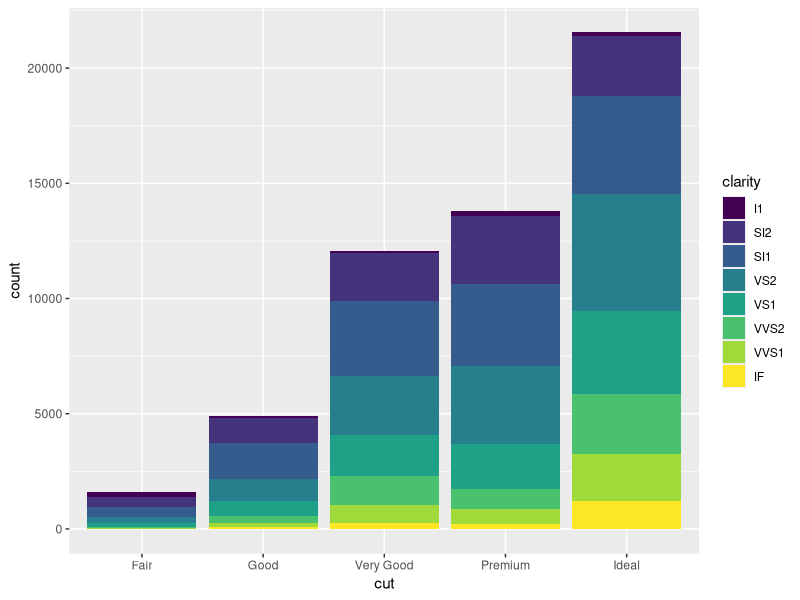
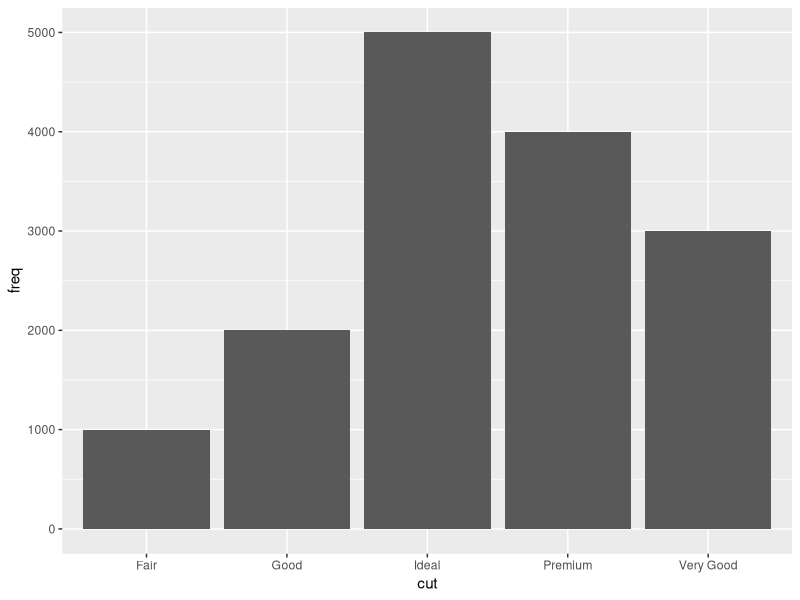
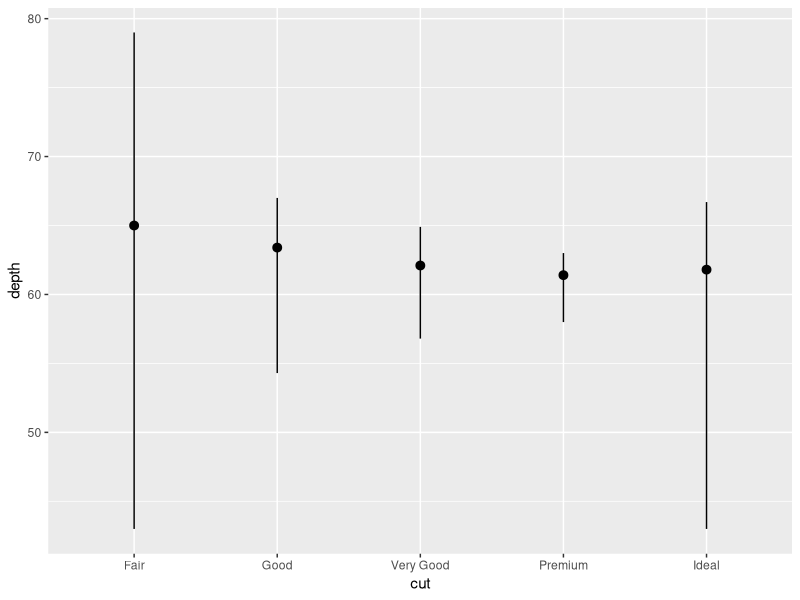
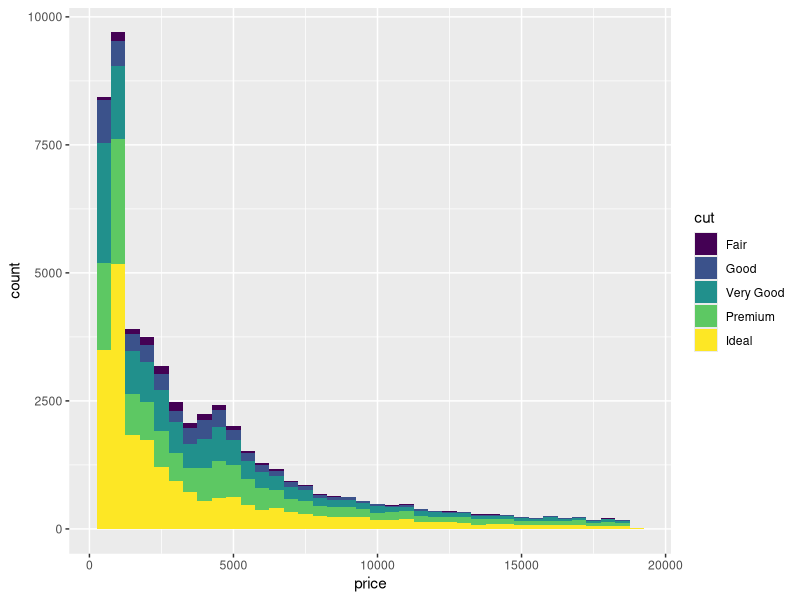
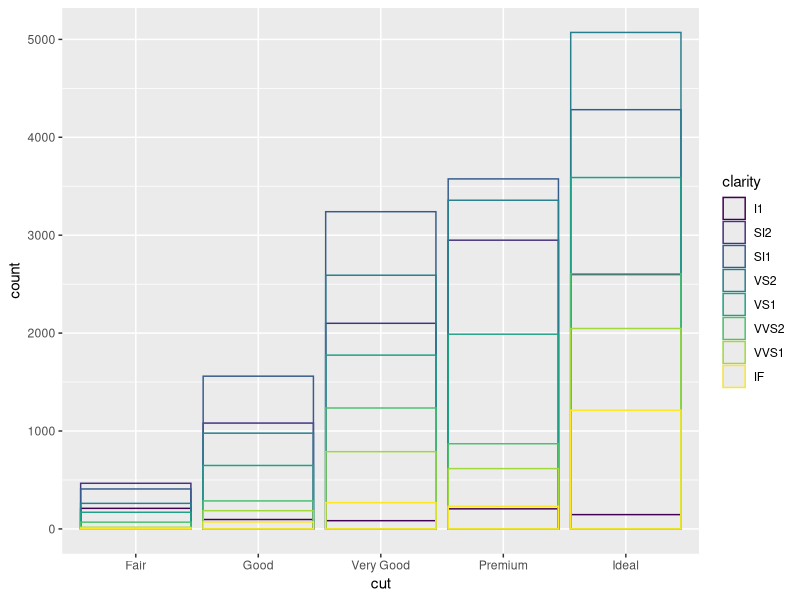
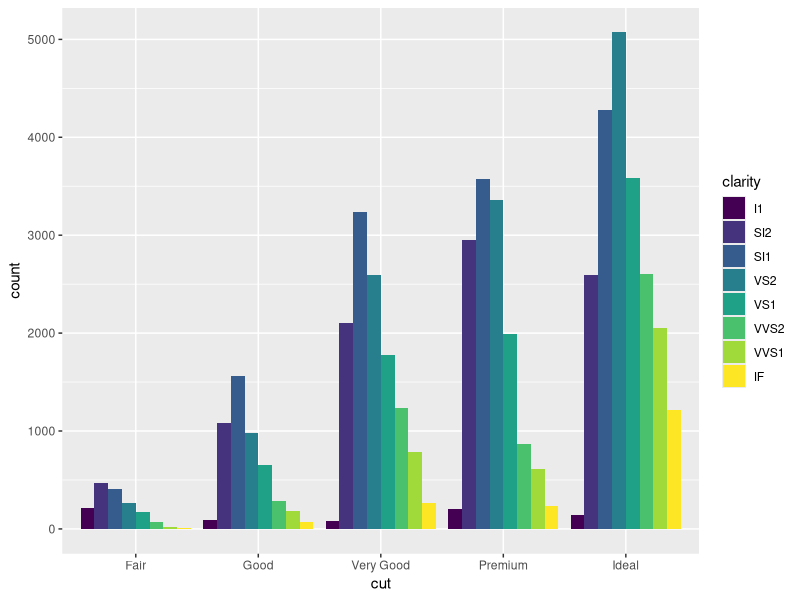
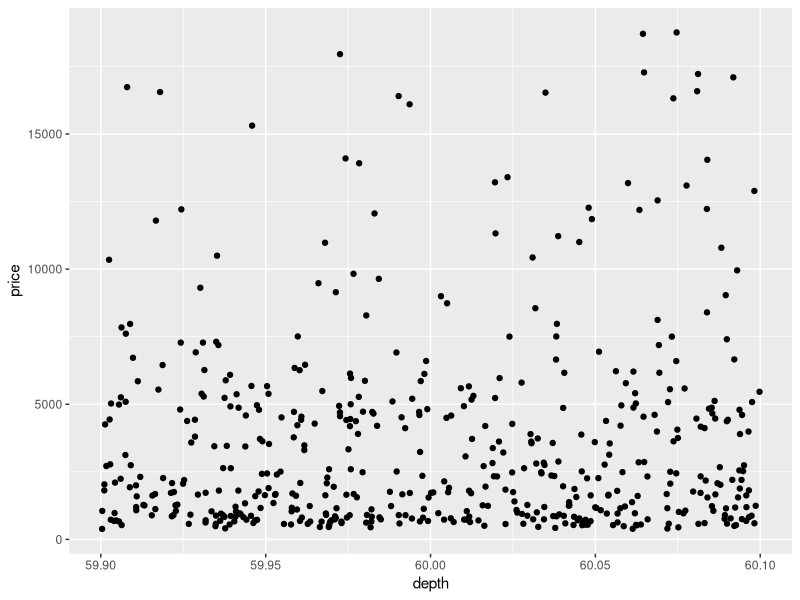
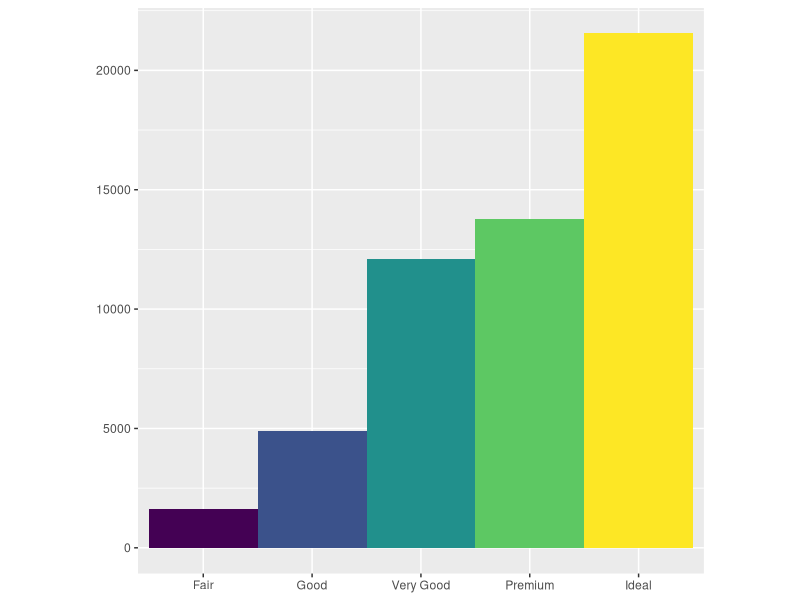

Source code (R) for these figures, in order:
## ---- chunk 1
knitr::opts_chunk$set(echo = TRUE)
require(ggplot2)
require(dplyr)
## ---- chunk 2
ggplot2::diamonds
## ---- chunk 3
ggplot(diamonds) +
  # geom_bar(mapping = aes(x = cut))         # Implicit count computing
  # geom_bar(mapping = aes(x = cut), binwidth = 30)       
                                             # binwidth is not supported in bar_graph
  # stat_count(mapping = aes(x = cut))       # count transformation under the hood
  # geom_bar(mapping = aes(x = cut, y = ..prop.., group = 1))
                                             # proportion computing
  # geom_bar(mapping = aes(x = cut, color = cut))
                                             # Color a bar chart
  # geom_bar(mapping = aes(x = cut, fill = cut))
                                             # Color a bar chart
  geom_bar(mapping = aes(x = cut, fill = clarity), position = "stack")
                                             # stacked rectangle representing cut & clarity
                                             # stack is default position
## ---- chunk 4
demo_small_table <- tibble::tribble(
  ~cut,         ~freq,
  "Fair",       1000,      # Key in a table should be unique for `identity stat`
  "Good",       2000,
  "Very Good",  3000,
  "Premium",    4000,
  "Ideal",      5000
)
demo_small_table
ggplot(data = demo_small_table) +
  geom_bar(mapping = aes(x = cut, y = freq), stat = "identity")
## ---- chunk 5
ggplot(data = diamonds) +
  stat_summary(
    mapping = aes(x = cut, y = depth),
    fun.ymin = min,
    fun.ymax = max,
    fun.y = median
  )
## ---- chunk 6
ggplot(data = diamonds)+
  geom_histogram(mapping = aes(price, fill = cut), binwidth = 500)
## ---- chunk 7
# Max value is less than default stack position
ggplot(diamonds, mapping = aes(x = cut)) +
  # geom_bar(mapping = aes(fill = clarity), alpha = 2/5, position = "identity")
  geom_bar(mapping = aes(color = clarity), fill = NA, position = "identity")
## ---- chunk 8
ggplot(diamonds, mapping = aes(x = cut)) +
  # geom_bar(mapping = aes(fill = clarity), position = "fill")
                                    # Easy for proportions comparing
  geom_bar(mapping = aes(fill = clarity), position = "dodge")
                                    # Separate overlapping objects
## ---- chunk 9
ggplot(diamonds) +
  # geom_point(mapping = aes(x = depth, y = price))
                                    # Many points around depth of 60 overlapped
  # geom_point(data = filter(diamonds, depth == 60), mapping = aes(x = depth, y = price))
                                    # Still hard to see where the mass of data is
  # geom_point(data = filter(diamonds, depth == 60), mapping = aes(x = depth, y = price), position = "jitter")
                                    # Spreads 511 points out making points receive random noises
  geom_jitter(data = filter(diamonds, depth == 60), mapping = aes(x = depth, y = price), width = 0.1)
                                    # Make the total spread to be 0.2 around 60
cat("Filtered Result Rows:", NROW(filter(diamonds, depth == 60)))
## ---- chunk 10
bar <- ggplot(diamonds) +
  geom_bar(
    mapping = aes(x = cut, fill = cut),
    show.legend = FALSE,     # Because x-axis has represented meanings of each bar
    width = 1
  )
bar <- bar + theme(aspect.ratio = 1)   # Set aspect ratio of the panel to the picture
bar <- bar + labs(x = NULL, y = NULL)
bar
bar + coord_flip()
bar + coord_polar()
